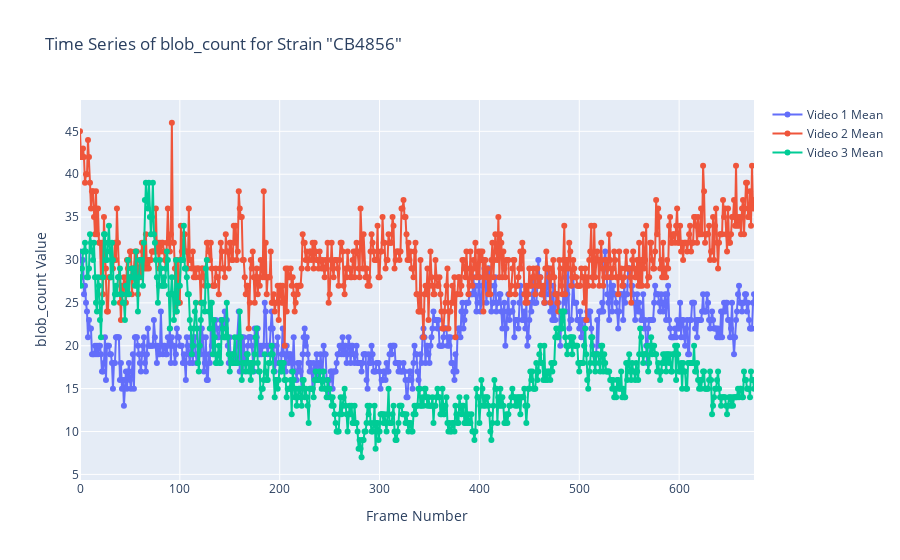

The code cell stored with this chart in its notebook:
### Markdown cell above
CHANGE FILL IN ALPHA

### Code cell
import plotly.graph_objects as go
import plotly.express as px  # Import Plotly Express
import numpy as np
import glob
import os
import cv2
from skimage.measure import label, regionprops
import random

def subtract_background_from_video(video_folder, num_background_frames=100):
    """
    Calculates the background for a video by averaging a specified number of frames.
    """
    frame_files = sorted(glob.glob(os.path.join(video_folder, '*.jpg')))
    selected_frames = random.sample(frame_files, min(len(frame_files), num_background_frames))

    # Read and average the selected frames to compute the background
    background_frames = [cv2.imread(f, cv2.IMREAD_GRAYSCALE) for f in selected_frames]
    background = np.mean(background_frames, axis=0).astype(np.uint8)

    return background

def process_videos_in_strain(strain_folder, feature_name, average=True, num_videos=None, threshold_value=30):
    """
    Process a specified number of videos in a strain folder and extract time series of a specific feature.
    Optimized to use a single background frame per video.
    """
    video_features = []
    video_folders = sorted(glob.glob(os.path.join(strain_folder, '*/')))

    if num_videos is not None:
        video_folders = video_folders[:num_videos]

    for video_folder in video_folders:
        frame_statistics = []
        
        # Calculate the background once per video
        background = subtract_background_from_video(video_folder)

        for frame_path in sorted(glob.glob(os.path.join(video_folder, '*.jpg'))):
            frame = read_image(frame_path, cv2.IMREAD_GRAYSCALE)
            subtracted = cv2.absdiff(frame, background)  # Subtract the pre-calculated background
            
            segmented = segment_and_close_areas(subtracted, threshold_value)
            frame_feature_data = calculate_features(segmented, frame_number=0, threshold_value=threshold_value)

            feature_values = [prop[feature_name] for prop in frame_feature_data if feature_name in prop]

            if feature_values:
                frame_stat = {
                    'mean': np.mean(feature_values),
                    'percentile_25': np.percentile(feature_values, 25),
                    'percentile_75': np.percentile(feature_values, 75)
                }
            else:
                frame_stat = {'mean': None, 'percentile_25': None, 'percentile_75': None}

            frame_statistics.append(frame_stat)

        video_features.append(frame_statistics)

    return video_features


def plot_feature_time_series_plotly(strain_folder, feature_name='area', num_videos=None):
    """
    Plot the mean values with shaded areas representing the 25th and 75th percentiles for a specified number of videos.
    """
    time_series_data = process_videos_in_strain(strain_folder, feature_name, average=False, num_videos=num_videos)
    folder_name = os.path.basename(os.path.normpath(strain_folder))

    fig = go.Figure()

    max_length = 0
    colors = px.colors.qualitative.Plotly  # Using Plotly's qualitative color scale for variety

    for i, video_stats in enumerate(time_series_data):
        x_values = list(range(len(video_stats)))
        max_length = max(max_length, len(x_values))

        y_mean = [stat['mean'] for stat in video_stats]
        y_25th = [stat['percentile_25'] for stat in video_stats]
        y_75th = [stat['percentile_75'] for stat in video_stats]

        color = colors[i % len(colors)]  # Cycle through colors

        # fig.add_trace(go.Scatter(x=x_values+x_values[::-1], y=y_75th+y_25th[::-1], fill='toself',
        #                          fillcolor=color.replace(')', ',0.1)').replace('rgb', 'rgba'),
        #                          line=dict(color='rgba(255,255,255,0)'), name=f'Video {i+1} Percentiles', hoverinfo="skip"))

        fig.add_trace(go.Scatter(x=x_values, y=y_mean, mode='lines+markers', name=f'Video {i+1} Mean',
                                 line=dict(color=color), showlegend=True))

    fig.update_layout(title=f'Time Series of {feature_name} for Strain "{folder_name}"',
                      xaxis_title='Frame Number',
                      yaxis_title=f'{feature_name} Value',
                      hovermode='closest',
                      xaxis=dict(range=[0, max_length - 1]))

    fig.show()


strain_folder = '/Volumes/TOSHIBA_EXT/Phenotype_features_collective/Data/ExtractedFrames/CB4856'
feature_name = 'blob_count'  # Adjust based on available features
num_videos = 3  # For example, to plot the first 3 videos
plot_feature_time_series_plotly(strain_folder, feature_name, num_videos=num_videos)

### Figure 1 — Plotly figure (JSON) as saved in the notebook; plotly's stock layout.template omitted (floating-point values rounded to 4 significant figures; data arrays with more than 128 entries replaced by an {"elided": "..."} marker saying what was removed)
{"data": [{"line": {"color": "#636EFA"}, "mode": "lines+markers", "name": "Video 1 Mean", "showlegend": true, "type": "scatter", "x": {"elided": "676 int values"}, "y": {"elided": "676 int values"}}, {"line": {"color": "#EF553B"}, "mode": "lines+markers", "name": "Video 2 Mean", "showlegend": true, "type": "scatter", "x": {"elided": "676 int values"}, "y": {"elided": "676 int values"}}, {"line": {"color": "#00CC96"}, "mode": "lines+markers", "name": "Video 3 Mean", "showlegend": true, "type": "scatter", "x": {"elided": "676 int values"}, "y": {"elided": "676 int values"}}], "layout": {"hovermode": "closest", "title": {"text": "Time Series of blob_count for Strain \"CB4856\""}, "xaxis": {"range": [0, 675], "title": {"text": "Frame Number"}}, "yaxis": {"title": {"text": "blob_count Value"}}}}
